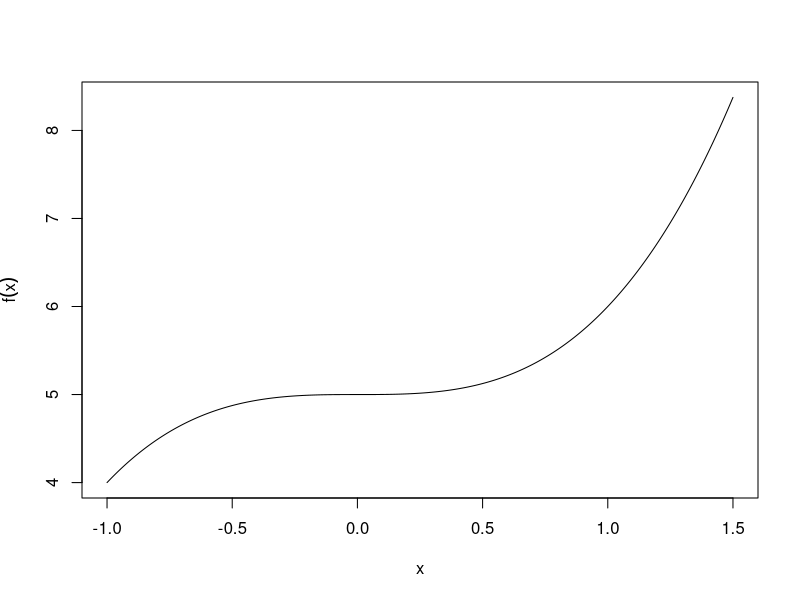
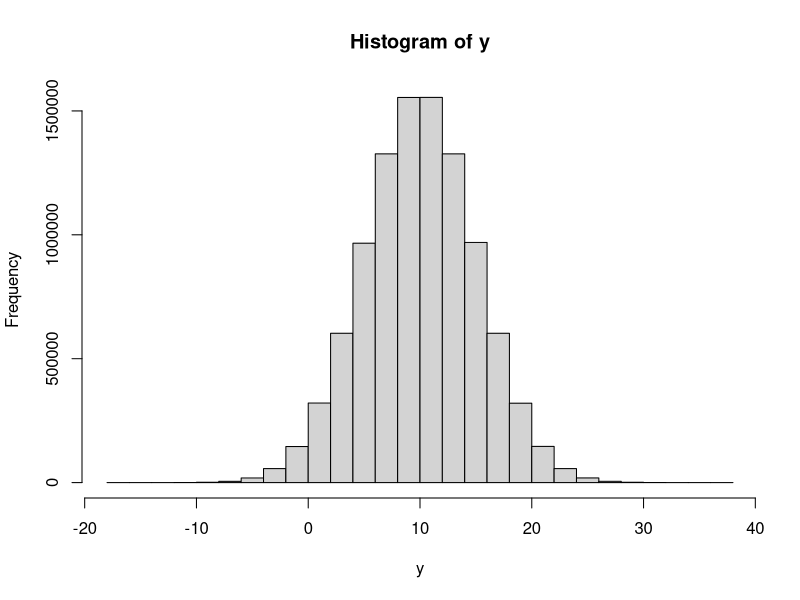
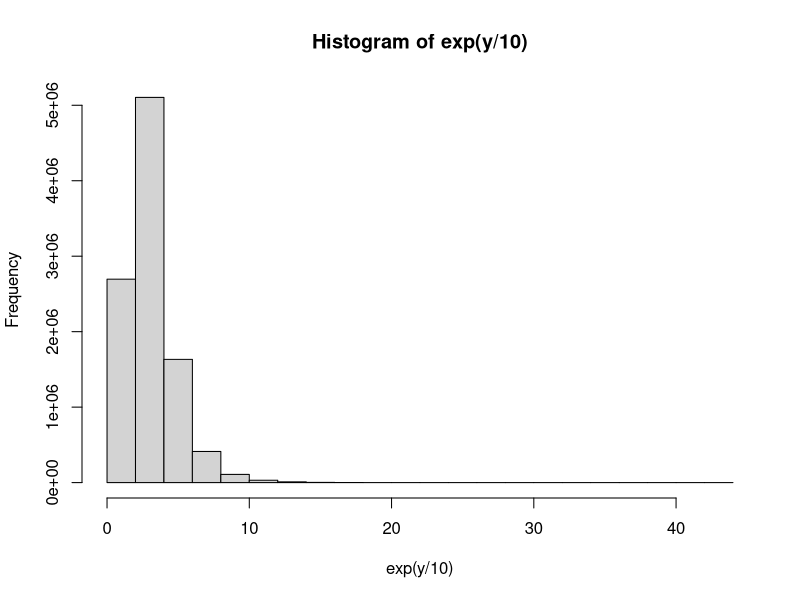
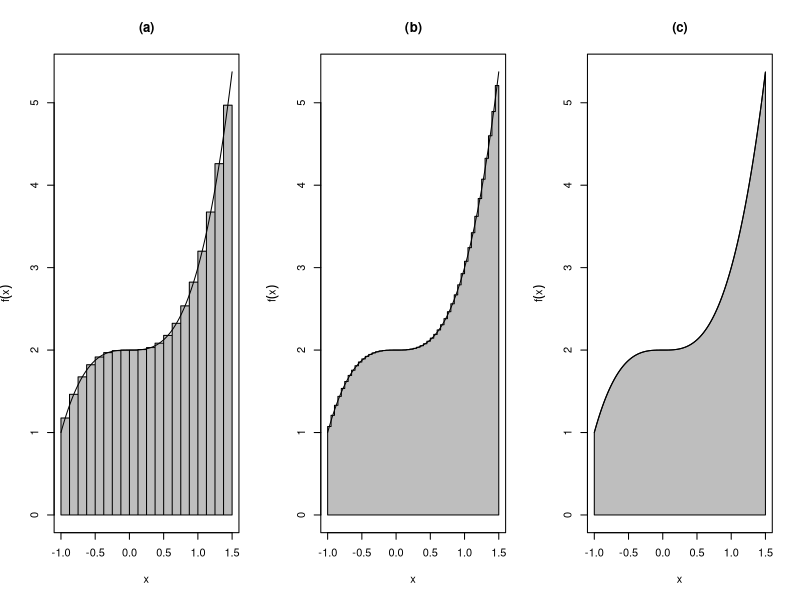

Generate these figures, in order, with R: (Note: this script raises an error after producing the figures.)

#' @title Draws histogram.
#'
#' @description
#'  Utility function to draw histograms with more options than \code{hist} allows.
#'  
#' @param height Height of histogram bars.
#' @param breaks Locations of boundaries of histogram bins (must be 1 longer than \code{height}).
#' @param lineonly If TRUE, uses \code{\link{lines}} to draw lines on current plot; else uses 
#' \code{\link{plot}} to draw lines on new plot.
#' @param outline If TRUE, draws only the outline (profile) of the histogram; else draws each 
#' complete bar.
#' @param fill If TRUE, uses polygon() to fill barsl in this case valid arguments to polygon() 
#' are passed via argument(s) "...". If fill==FALSE, valid arguments to plot() or lines() are 
#' passed via argument(s) "..."
#' @param ylim Range of y-axis.
#' @param xlab Label for x-axis.
#' @param ylab Label for y-axis.
#' @param ... See aargument \code{fill}.
#' 
#' @export histline
histline = function(height,breaks,lineonly=FALSE,outline=FALSE,fill=FALSE,ylim=range(height),
                    xlab="x",ylab="y",...)
{
  n=length(height)
  if(length(breaks)!=(n+1)) stop("breaks must be 1 longer than height")
  if(outline) {
    y=c(0,rep(height,times=rep(2,n)),0)
    x=rep(breaks,times=rep(2,(n+1)))
  }   else {
    y=rep(0,4*n)
    x=rep(0,4*n+2)
    for(i in 1:n) {
      y[((i-1)*4+1):(i*4)]=c(0,rep(height[i],2),0)
      x[((i-1)*4+1):(i*4)]=c(rep(breaks[i],2),rep(breaks[i+1],2))
    }
    x=x[1:(4*n)]
  }
  if(lineonly) {
    if(!fill) lines(x,y,...)
    else polygon(x,y,...)
  } else {
    if(!fill) plot(x,y,type="l",ylim=ylim,xlab=xlab,ylab=ylab,...)
    else {
      plot(x,y,type="n",ylim=ylim,xlab=xlab,ylab=ylab)
      polygon(x,y,...)
    }
  }
}


# geometric mean
geomean = function(x) prod(x)^(1/length(x))

#================================= End of Functions ===================================


# Integral figure
# ===============
cube = function(x) x^3 + 2
xmin = -1
xmax = 1.5
x = seq(xmin, xmax, length=500)
plot(x,cube(x)+3,type="l",ylab=expression(f(x)))

pdf(file="./revision/figures/integralfigure.pdf",h=4,w=14)
par(mfrow=c(1,3))
ylim = c(0,cube(xmax))

nbar = 20
dx = (xmax-xmin)/nbar
xs = seq(xmin,xmax,dx)
xmids = xs[-1] - dx/2
barht = cube(xmids)
histline(barht,xs,lineonly=FALSE,outline=FALSE,fill=TRUE,col="gray",ylab=expression(f(x)),ylim=ylim)
lines(x,cube(x))
title("(a)")
approxint1 = sum(barht)*dx

nbar = 50
dx = (xmax-xmin)/nbar
xs = seq(xmin,xmax,dx)
xmids = xs[-1] - dx/2
barht = cube(xmids)
histline(barht,xs,lineonly=FALSE,outline=TRUE,fill=TRUE,col="gray",ylab=expression(f(x)),ylim=ylim)
lines(x,cube(x))
title("(b)")
approxint2 = sum(barht)*dx

nbar = 1000
dx = (xmax-xmin)/nbar
xs = seq(xmin,xmax,dx)
xmids = xs[-1] - dx/2
barht = cube(xmids)
histline(barht,xs,lineonly=FALSE,outline=TRUE,fill=TRUE,col="gray",ylab=expression(f(x)),ylim=ylim)
lines(x,cube(x))
title("(c)")
approxint3 = sum(barht)*dx

dev.off()

approxint = c(approxint1, approxint2, approxint3)
true = (xmax^4/4+2*1.5) - (xmin^4/4+2*xmin)
100*(approxint-true)/true


# Sampling distributions
# ======================
set.seed(1)
y = rnorm(10000000,10,5)
hist(y)
hist(exp(y/10),nclass=30)
smth = density(y,bw=0.75)
indices = rep(1:2000000,times=rep(5,2000000))
ymeans = aggregate(y,by=list(indices=indices),FUN="mean")$x
sdymeans = aggregate(y,by=list(indices=indices),FUN="sd")$x
expymeans = aggregate(exp(y/7),by=list(indices=indices),FUN="mean")$x
geoymeans = aggregate(exp(y/7),by=list(indices=indices),FUN="geomean")$x
meansmth = density(ymeans,bw=0.75)
expmeansmth = density(expymeans,bw=0.1)
geomeansmth = density(geoymeans,bw=0.1)
sdsmth = density(sdymeans,bw=0.1)

pdf(file="./revision/figures/samplingdbns.pdf",h=4,w=12)
par(mfrow=c(1,3))
plot(meansmth$x,meansmth$y,type="l",xlab=expression(hat(mu)),ylab="",main="(a)")
plot(sdsmth$x,sdsmth$y,type="l",xlab=expression(hat(sigma)),ylab="",main="(b)")
#plot(expmeansmth$x,expmeansmth$y,type="l",xlab=expression(bar(exp(y/7))),ylab="",main="(c)")
plot(geomeansmth$x,geomeansmth$y,type="l",xlab=expression((prod(y[i]))^(1/n)),ylab="",main="(c)")
dev.off()

# Prior and posterior figures
# ===========================
N = 100
y = 10
theta = seq(0,1,length=300)
dtheta = unique(diff(theta))[1]
prior = dbeta(theta,3,6)*dtheta
lik = dbinom(y,N,theta)
mle = y/N
lik.mle = dbinom(y,N,mle)
posterior = lik*prior/sum(lik*prior)

pdf(file="./revision/figures/thetalikelihoodmax.pdf",h=4,w=6)
plot(theta,lik,type="l",xlab=expression(theta),ylab=expression(L(theta)),col="blue")
segments(mle,0,mle,lik.mle,col="red",lty=2)
dev.off()


pdf(file="./revision/figures/thetaloglikelihoodmax.pdf",h=4,w=6)
plot(theta,log(lik),type="l",xlab=expression(theta),ylab=expression(l(theta)),col="blue")
segments(mle,-500,mle,log(mle,lik),col="red",lty=2)
dev.off()


pdf(file="./revision/figures/thetalikelihood.pdf",h=4,w=6)
plot(theta,lik,type="l",xlab=expression(theta),ylab=expression(L(theta)),col="blue")
dev.off()


pdf(file="./revision/figures/thetaprior.pdf",h=4,w=6)
plot(theta,prior,type="l",xlab=expression(theta),ylab=expression(P(theta)),col="darkgrey")
dev.off()

ylim=range(c(0,prior,lik/sum(lik),posterior))
pdf(file="./revision/figures/thetaposterior.pdf",h=4,w=6)
plot(theta,prior,type="l",xlab=expression(theta),ylab="",ylim=ylim,col="darkgrey",lty=2)
lines(theta,posterior,col="black")
lines(theta,lik/sum(lik),col="blue",lty=2)
legend("topright",legend=c("prior","likelihood","posterior"),lty=c(2,2,1),col=c("darkgray","blue","black"),bty="n")
dev.off()




